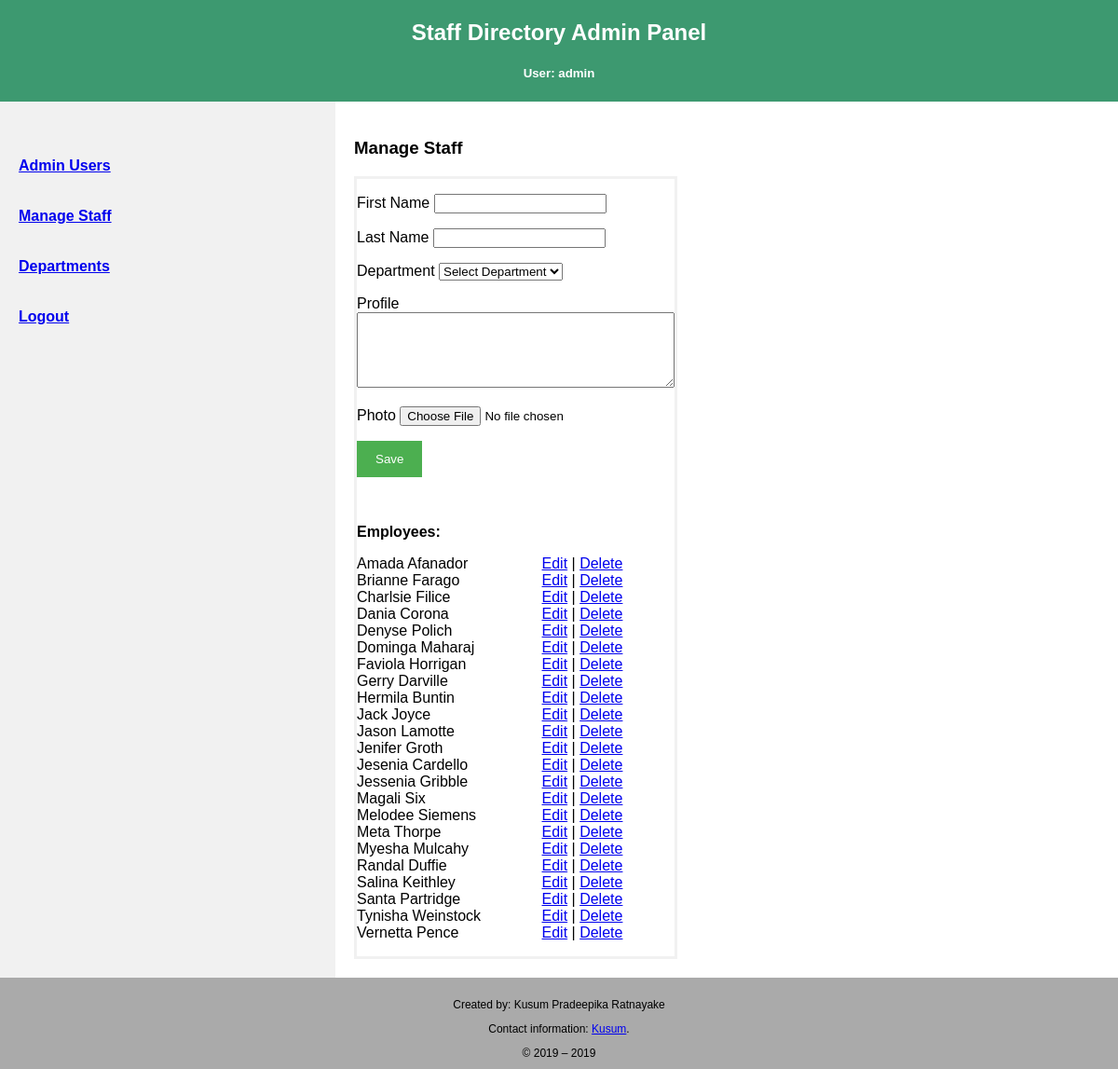
The app's page /admin/staff.php (signed in) with its own data.
### tables this page shows
CREATE TABLE `employee` (
  `id` int(10) UNSIGNED NOT NULL,
  `dept_id` int(10) UNSIGNED NOT NULL COMMENT 'Foreign Key',
  `first_name` varchar(45) DEFAULT NULL,
  `last_name` varchar(35) DEFAULT NULL,
  `profile` longtext,
  `photo` varchar(100) DEFAULT NULL
);

### admin/data/employee.php (called while the page is built, shortened)
<?php
class Employee
{
	public function all_employees($conn, $id=FALSE)
	{
		$sql = "SELECT * FROM employee ORDER BY first_name";
		$this->result = $conn->query($sql);
		if ($this->result && $this->result->num_rows > 0)
		{
				return $this->result;
		}
	}
}
?>

### admin/staff.php (the view, shortened to what this page needs)
<?php
include_once 'data/employee.php';
$db_conn = new DBconn();
$conn = $db_conn->db_connection();
$emp = new Employee();
?>
<!DOCTYPE html>
<html lang="en">
<head>
<link rel = "stylesheet" type = "text/css" href = "../assets/style.css" />
</head>
<body>
<div class="header">
  <h2>Staff Directory Admin Panel</h2>
  <?php if (isset($_SESSION['user'])) echo '<h5>User: '.$_SESSION['user'].'</h5>';?>
</div>
<div class="row">
  <div class="side">
  	  <h4>
	  <?php include_once('navmenu.php'); generateMenu(); ?>
	  </h4>
  </div>
  <div class="main">
    <h3>Manage Staff</h3>
		<div style="width:400px;">
			<form name="form1" method="post" action="staff.php" onSubmit="return validateInput()" enctype="multipart/form-data">
        <p class='elements'>
        <label for "first_name">First Name</label>
        <input type="text" name="first_name" id="first_name" value="<?php if (isset($row_edit['first_name']) ) print $row_edit['first_name']?>" />
        </p>
        <p class='elements'>
        <label for "last_name">Last Name</label>
        <input type="text" name="last_name" id="last_name" value="<?php if (isset($row_edit['last_name'])) print $row_edit['last_name']?>" />
        </p>
        <p class='elements'>
        <label for "dept_id">Department</label>
			<select id="dept_id" name='dept_id'>
			<option value="">Select Department</option>
			</select>
			</p>
        <p class='elements'>
        <label for "profile">Profile</label>
			<textarea name="profile" id="profile" rows="5" cols="40"><?php if (isset($row_edit['profile']) ) print $row_edit['profile'] ?></textarea>
			</p>
        <p class='elements'>
         <label for "photo">Photo</label>
  			<input type="file" name="photo" id="photo" accept="image/*">
			</p>
        <p class='elements'>
    		<?php
    		if (isset($_GET['empid']))
    		{?>
      		<input name="cmdupdate" type="submit" class="" value="Update">
          <input name="cmdCancel" type="button" class="button" onClick="document.location.href='admins.php'" value="Cancel">
        <?php
        }	else {?>
        	<input name="Submit" type="submit" class="" value="Save">
        <?php } ?>
        </p>
        <br/>
			<p class='elements'>
        <strong>Employees:</strong>
        <table width="95%" border="0" align="" cellpadding="0" cellspacing="0">
        	<?php
				$result = $emp->all_employees($conn);
				if ($result && $result->num_rows > 0)
				{
					while ($row = $result->fetch_assoc())
					{
            	?>
             	<tr>
               <td width=""><?php print $row['first_name'].' '.$row['last_name'];?></td>
               <td width="">&nbsp;</td>
               <td width=""><a href="?empid=<?php print $row['id'];?>">Edit</a> |
               <a href="javascript: promptDelete('?delete=<?php print $row['id'];?>',
                  'Are you sure you want to delete this user?')">Delete</a>
               </td>
               </tr>
             <?php
              }
            }
            ?>
          </table>
          </p>
       </form>
		</div>
  </div>
</div>
</body>
</html>

### admin/navmenu.php
<?php
function generateMenu()
{
	echo "<br>";
	echo "<a href='admins.php'><b>Admin Users</b></a><br><br>";
	echo "<br>";
	echo "<a href='staff.php'><b>Manage Staff</b></a><br><br>";
	echo "<br>";
	echo "<a href='departments.php'><b>Departments</b></a><br><br>";
	echo "<br>";
	echo "<a href='logout.php'><b>Logout</b></a><br>";
}
?>

### assets/style.css (style rules this page uses)
* { box-sizing: border-box; }
body { font-family: Arial, Helvetica, sans-serif; margin: 0; }
.header { padding: 1px; text-align: center; background: #3D9970; color: white; }
.row { display: -ms-flexbox; display: flex; -ms-flex-wrap: wrap; flex-wrap: wrap; }
.side { -ms-flex: 30%; flex: 30%; background-color: #f1f1f1; padding: 20px; }
.main { -ms-flex: 70%; flex: 70%; background-color: white; padding: 20px; }
.footer { padding: 10px; text-align: center; background: #AAAAAA; font-family: Arial; font-size: 12px; }
input[type=submit] { background-color: #4CAF50; color: white; padding: 12px 20px; border: none; cursor: pointer; }
.row:after { content: ""; display: table; clear: both; }
form { border: 3px solid #f1f1f1; display: inline-block; }

### records on screen
employee: first_name "Amada", last_name "Afanador"
employee: first_name "Brianne", last_name "Farago"
employee: first_name "Charlsie", last_name "Filice"
employee: first_name "Dania", last_name "Corona"
employee: first_name "Denyse", last_name "Polich"
employee: first_name "Dominga", last_name "Maharaj"
employee: first_name "Faviola", last_name "Horrigan"
employee: first_name "Gerry", last_name "Darville"
employee: first_name "Hermila", last_name "Buntin"
employee: first_name "Jack", last_name "Joyce"
employee: first_name "Jason", last_name "Lamotte"
employee: first_name "Jenifer", last_name "Groth"
employee: first_name "Jesenia", last_name "Cardello"
employee: first_name "Jessenia", last_name "Gribble"
employee: first_name "Magali", last_name "Six"
employee: first_name "Melodee", last_name "Siemens"
employee: first_name "Meta", last_name "Thorpe"
employee: first_name "Myesha", last_name "Mulcahy"
employee: first_name "Randal", last_name "Duffie"
employee: first_name "Salina", last_name "Keithley"
employee: first_name "Santa", last_name "Partridge"
employee: first_name "Tynisha", last_name "Weinstock"
employee: first_name "Vernetta", last_name "Pence"

### other values on screen
$_SESSION['user'] "admin"
